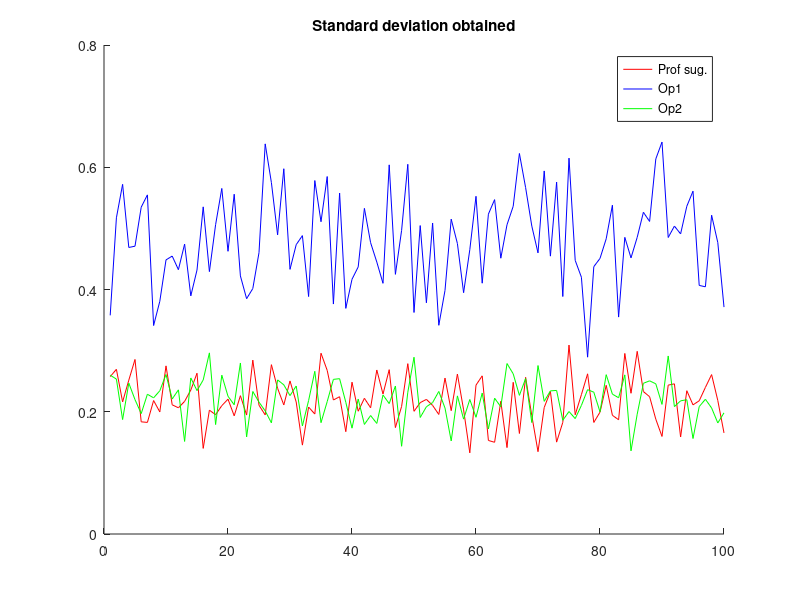
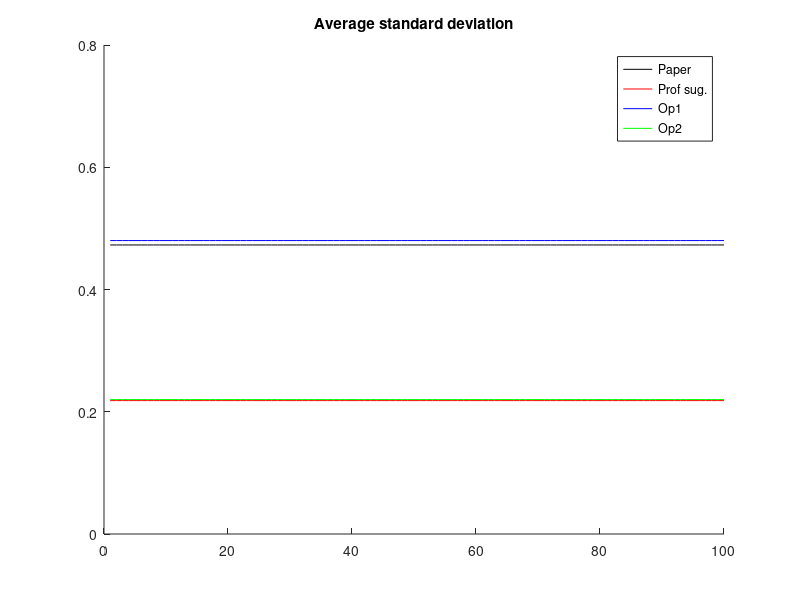
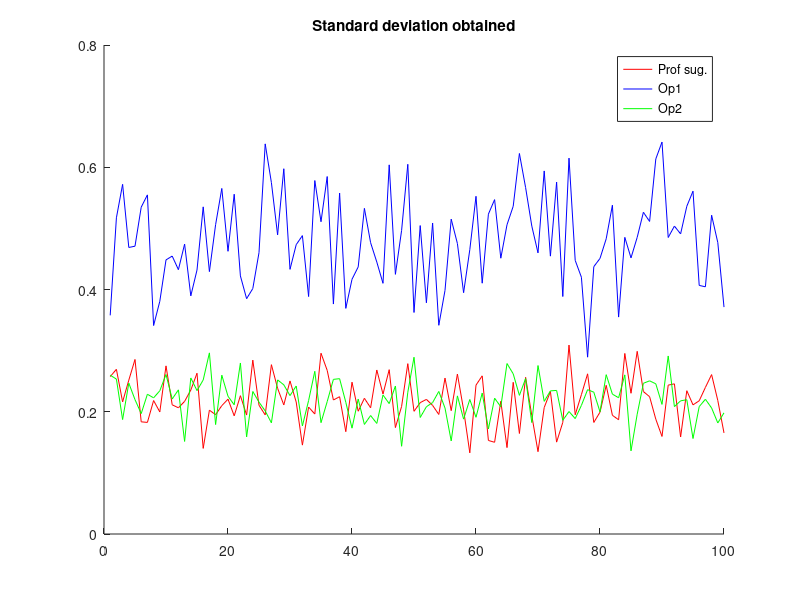
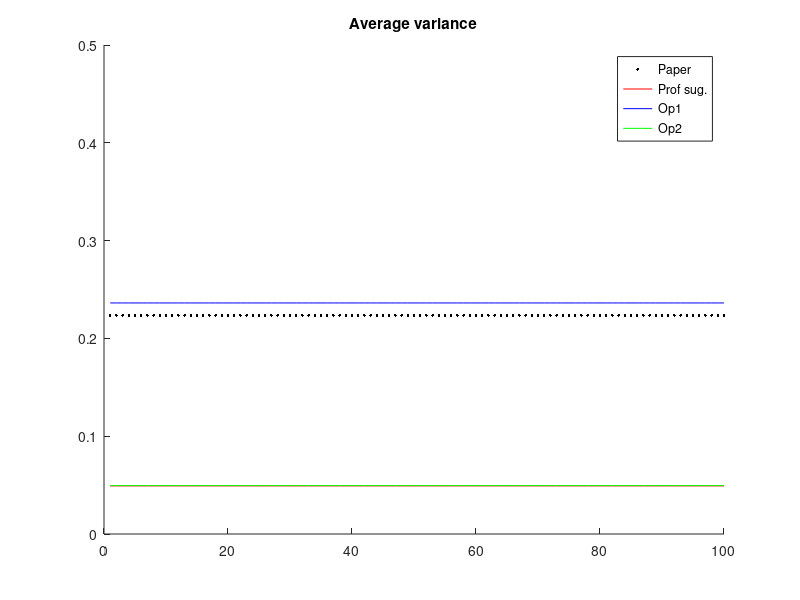

These charts were generated, in order, by the following MATLAB code:
close all;
clear;

n=20;

% representation
% N(mu, sigma^2)
% mu : media
% sigma^2 : variancia
% sigma : desvio padrao 
% desvio padrao = sqrt(variancia)

% N(media, variancia)
% variancia = n^(-1/2)

number_tests = 100;

var_desired = 1/sqrt(n);
std_desired = sqrt(var_desired);

std_des = ones(1, number_tests) * std_desired;
var_des = ones(1, number_tests) * var_desired;

std_sug = zeros(1, number_tests);
std_op1 = zeros(1, number_tests);
std_op2 = zeros(1, number_tests);

var_sug = zeros(1, number_tests);
var_op1 = zeros(1, number_tests);
var_op2 = zeros(1, number_tests);

for i=1:number_tests    
    %sugestao prof
    x0_i = randn(n,1) * 1/sqrt(n);
    %opcao 1
    x0_t1 = mvnrnd(zeros(1, n), n^(-0.5)*eye(n));
    %opcao 2
    x0_t2 = mvnrnd(zeros(1, n), n^(-1)*eye(n));
    
    std_sug(i) = std(x0_i);
    std_op1(i) = std(x0_t1);
    std_op2(i) = std(x0_t2);

    var_sug(i) = var(x0_i);
    var_op1(i) = var(x0_t1);
    var_op2(i) = var(x0_t2);
end

mean_std_sug = mean(std_sug);
mean_std_op1 = mean(std_op1);
mean_std_op2 = mean(std_op2);

mean_var_sug = mean(var_sug);
mean_var_op1 = mean(var_op1);
mean_var_op2 = mean(var_op2);

m_std_sug = ones(1, number_tests)*mean_std_sug;
m_std_op1 = ones(1, number_tests)*mean_std_op1;
m_std_op2 = ones(1, number_tests)*mean_std_op2;

m_var_sug = ones(1, number_tests)*mean_var_sug;
m_var_op1 = ones(1, number_tests)*mean_var_op1;
m_var_op2 = ones(1, number_tests)*mean_var_op2;

figure;
hold on;
plot(std_sug, 'r');
plot(std_op1, 'b');
plot(std_op2, 'g');
title('Standard deviation obtained');
legend('Prof sug.', 'Op1', 'Op2');
ylim([0 0.8]);

figure;
hold on;
plot(std_des, 'k');
plot(m_std_sug, 'r');
plot(m_std_op1, 'b');
plot(m_std_op2, 'g');
title('Average standard deviation');
legend('Paper', 'Prof sug.', 'Op1', 'Op2');
ylim([0 0.8]);



figure;
hold on;
plot(std_sug, 'r');
plot(std_op1, 'b');
plot(std_op2, 'g');
title('Standard deviation obtained');
legend('Prof sug.', 'Op1', 'Op2');
ylim([0 0.8]);


figure;
hold on;
plot(var_des, 'k.');
plot(m_var_sug, 'r');
plot(m_var_op1, 'b');
plot(m_var_op2, 'g');
title('Average variance');
legend('Paper', 'Prof sug.', 'Op1', 'Op2');
ylim([0 0.5]);